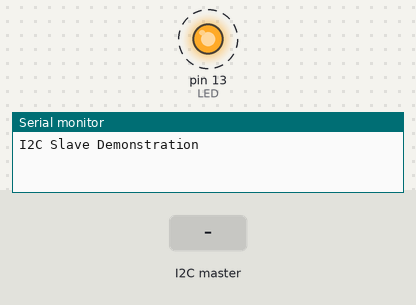
This sketch was run on a simulated Arduino Uno, built with avr-gcc and run on an emulated ATmega328P. On the bench: output pins drawn as LEDs (lit = HIGH), the last lines printed to the serial monitor. Dashed ring = blinking. Inputs (shaded band) come from the test bench.

Above: at 1.27 s.
1.3 s: the I2C master sends the byte 90
At 2.0 s:
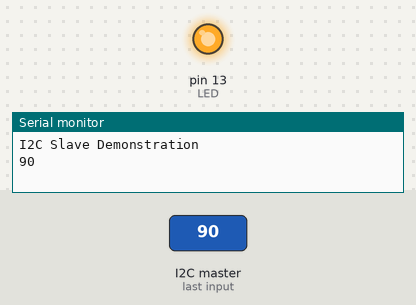
At 2.6 s:
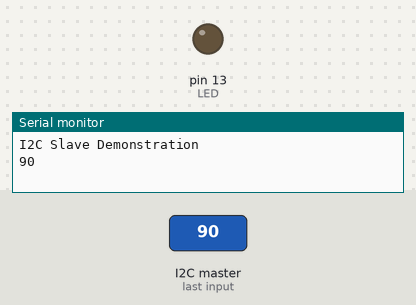
Timing chart, 0 to 10.3 s (numbered marks = the images above; inputs shaded):
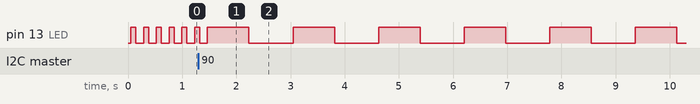

Measured:
- by itself, pin 13 (LED): repeats every 1.6 s: HIGH 0.77 s, LOW 0.82 s

The sketch:

I2C_Slave_Pot_LED_control.ino
```cpp
// 2nd part of
// Pot controlling LED
// Programming for Slave

// Define Slave I2C Address
#define SLAVE_ADDR 9

// Define LED Pin
int LED = 13;

// Variable for received data
int rd;

// Variable for blink rate
int br;

void setup() {
  // put your setup code here, to run once:

  pinMode(LED, OUTPUT);

  // Initialize I2C communication as Slave
  Wire.begin(SLAVE_ADDR);

  // Function to run when data received from Master
  Wire.onReceive(receiveEvent);

  // Setup serial monitor
  Serial.begin(9600);
  Serial.println("I2C Slave Demonstration");
}

void receiveEvent() {
  // read on character from the I2C
  rd = Wire.read(); // value from 1 to 255 and assining this value to variable "rd"
  //Print value of incoming data to Serial monitor
  Serial.println(rd);
}


void loop() {
  // put your main code here, to run repeatedly:
  delay(50);

  // Calculate blink value
  br = map(rd, 1, 255, 100, 2000); // blink rate will be from 100 milli seconds to 2000 milli seconds between the flashes of the LED

  digitalWrite(LED, HIGH);
  delay(br);
  digitalWrite(LED, LOW);
  delay(br);

}
```
